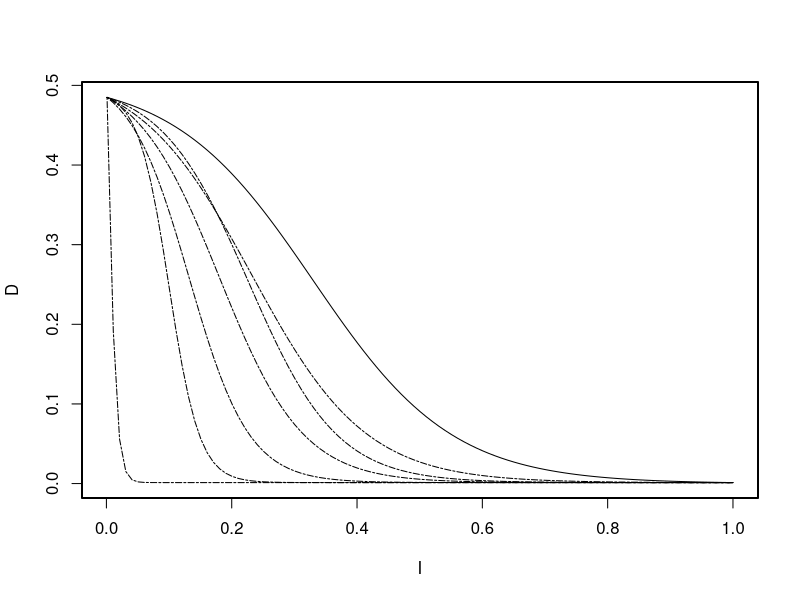

Reproduce this figure in R.
# Graficamos la ecuacion logistica:
# curve(.4 / (1+790.3*exp(-1.001*x)), from=1, to=50, xlab="x", ylab="y")

#eq <- function(x){ 2.4/(1+0.3*exp(-x) }
#plot(eq(1:1000), type='l')
#curve(logistic(x),add=TRUE)

#Let's assume you have a vector of "average values" avg 
#and another vector of "standard deviations" sdev, they are of the same length n. Let's make the abscissa just the number of these "measurements", so x <- 1:n. Using these, here come the plotting commands:
#ver https://stackoverflow.com/questions/13032777/scatter-plot-with-error-bars

# Line types http://www.sthda.com/english/wiki/line-types-in-r-lty
# Log-log plots http://sphaerula.com/legacy/R/logLogPlots.html
# Fitting curves: https://stackoverflow.com/questions/14190883/fitting-a-curve-to-specific-data
# Interactive R :  https://www.datacamp.com/community/tutorials/15-questions-about-r-plots

# Several funcitons in plot: https://www.sixhat.net/plotting-multiple-data-series-in-r.html
# Size: https://plot.ly/r/setting-graph-size/

#Libreria para plotCI
library(plotrix)

#N= 75 
curve(.51 / (1+exp(9*(x-0.33))), from=0.001, to=1.0, xlab="I", ylab="D")

#N= 100 
par(new = TRUE)
curve(.54 / (1+exp(11*(x-0.232))),0.001,1.0,xlab="", ylab="",xaxt='n',yaxt='n',lty="twodash")

#N= 115
par(new = TRUE)
curve(.51 / (1+exp(14.2*(x-0.227))),0.001,1.0,xlab="", ylab="",xaxt='n',yaxt='n',lty="twodash")

#N= 150
par(new = TRUE)
curve(.54 / (1+exp(15*(x-0.18))),0.001,1.0,xlab="", ylab="",xaxt='n',yaxt='n',lty="twodash")

#N= 200 
par(new = TRUE)
curve(.54 / (1+exp(21*(x-0.132))),0.001,1.0,xlab="", ylab="",xaxt='n',yaxt='n',lty="twodash")

#N= XX 
par(new = TRUE)
curve(.51 / (1+exp(41*(x-0.10))),0.001,1.0,xlab="", ylab="",xaxt='n',yaxt='n',lty="twodash")

#N= XX 
par(new = TRUE)
curve(.51 / (1+exp(141*(x-0.0010))),0.001,1.0,xlab="", ylab="",xaxt='n',yaxt='n',lty="twodash")



